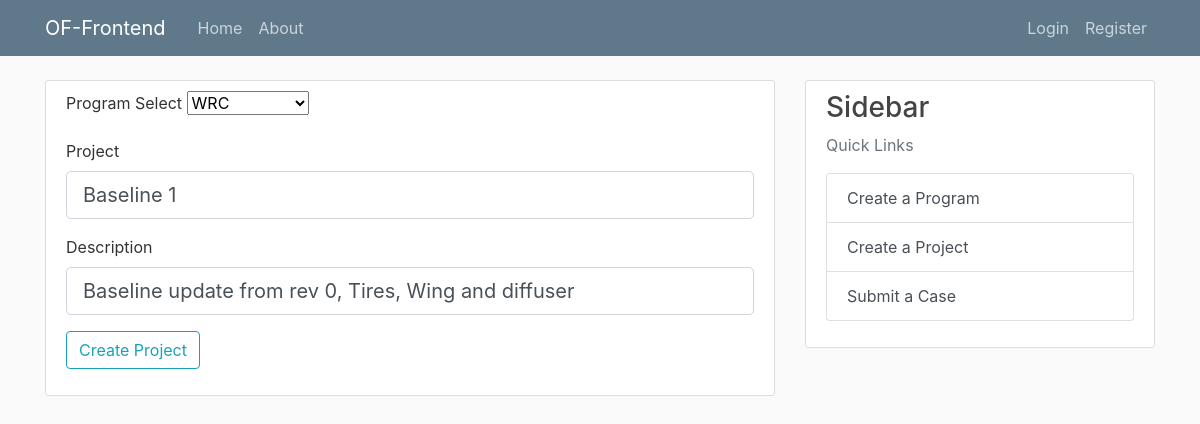
Page /project/3/update/ on the earlier database version.
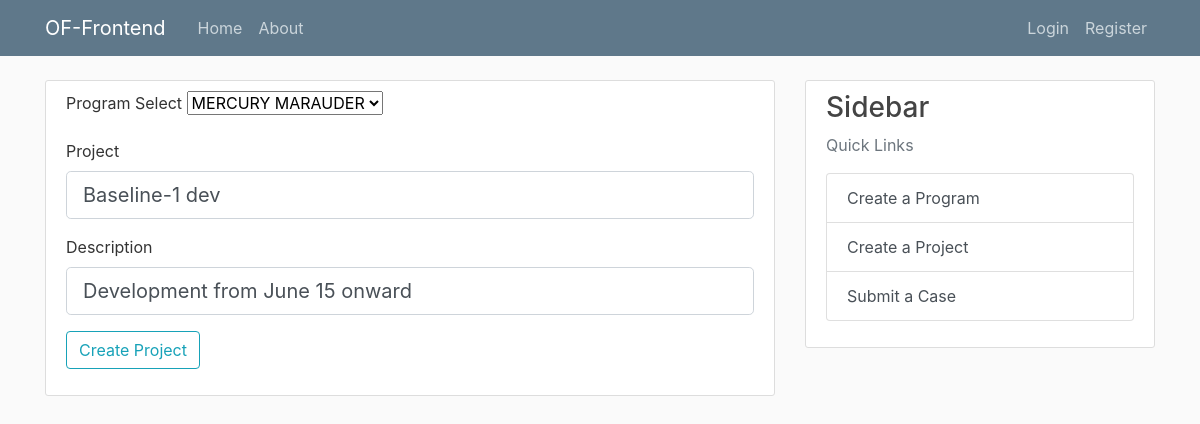
Same page on the later database version.
### flask_website/models.py (models this page shows, shortened)
class Project(db.Model):
    __tablename__ = "project"
    id = db.Column(db.Integer, primary_key=True)
    name = db.Column(db.String(20), unique=True, nullable=False)
    description = db.Column(db.Text, unique=False, nullable=False)
    created_date = db.Column(
        db.DateTime, nullable=False, default=datetime.utcnow
    )  # auto
    created_by = db.Column(db.Integer, db.ForeignKey("user.id"), nullable=False)
    program_id = db.Column(db.Integer, db.ForeignKey("program.id"), nullable=False)
    program = db.relationship("Program", back_populates="project")
    case = db.relationship("Case", back_populates="project")  # forward

### flask_website/routes.py (the view, shortened to what this page needs)
@login_required
@app.route("/project/<int:project_id>/update/", methods=["GET", "POST"])
def update_project(project_id):
    project = Project.query.get_or_404(project_id)
    form = CreateProjectForm()
    if form.validate_on_submit():
        project.name = form.name.data
        project.description = form.description.data
        db.session.commit()
        flash("Your Project has been updated")
        return redirect(url_for("project", project_id=project.id))
    elif request.method == "GET":
        form.name.data = project.name
        form.description.data = project.description
        return render_template("create_project.html", title="Edit a Project", form=form)

### flask_website/forms.py
class CreateProjectForm(FlaskForm):
    def get_current_programs():
        return [(str(u.id), u.name) for u in Program.query.all()]
    program_select = SelectField(choices=get_current_programs())
    name = StringField("Project", validators=[DataRequired(), Length(min=2, max=20)])
    description = StringField("Description", validators=[DataRequired()])
    submit = SubmitField("Create Project")

### flask_website/templates/create_project.html (shortened to what this page needs)
{% extends "layout.html" %}
{% block content %}
    <div class="content-section">
        <form method="POST" action="">
                <div class="form-group">
                    {{ form.program_select.label(class="form-control-label") }} {{ form.program_select }}
                </div>
                <div class="form-group">
                    {{ form.name.label(class="form-control-label") }}
                    {% if form.name.errors %}
                        {{ form.name(class="form-control form-control-lg is-invalid") }}
                        <div class="invalid-feedback">
                            {% for error in form.name.errors %}
                                <span>{{ error }}</span>
                            {% endfor %}
                        </div>
                    {% else %}
                        {{ form.name(class="form-control form-control-lg") }}
                    {% endif %}
                </div>
                <div class="form-group">
                    {{ form.description.label(class="form-control-label") }}
                    {% if form.description.errors %}
                        {{ form.description(class="form-control form-control-lg is-invalid") }}
                        <div class="invalid-feedback">
                            {% for error in form.description.errors %}
                                <span>{{ error }}</span>
                            {% endfor %}
                        </div>
                    {% else %}
                        {{ form.description(class="form-control form-control-lg") }}
                    {% endif %}
                </div>
            <div class="form-group">
                {{ form.submit(class="btn btn-outline-info") }}
            </div>
        </form>
    </div>
{% endblock content %}

Differences in the rows shown:
changed Project: name "Baseline 1" → "Baseline-1 dev"; description "Baseline update from rev 0, Tires, Wing and diffuser" → "Development from June 15 onward"
Other differences:
form field program_select: "WRC" → "MERCURY MARAUDER"
